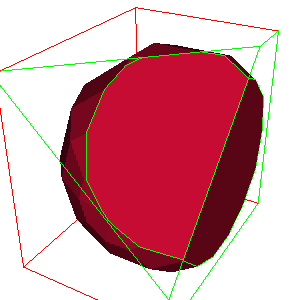

Reproduce this figure in Python.
#!/usr/bin/env python

# Clip a sphere with two planes using vtkClipClosedSurface, showing
# the clipped surface, outline, and the clipped bounding box outline.

# Factory overrides
import vtkmodules.vtkInteractionStyle  # noqa: F401
import vtkmodules.vtkRenderingOpenGL2  # noqa: F401

from vtkmodules.vtkCommonDataModel import (
    vtkPlane,
    vtkPlaneCollection,
)
from vtkmodules.vtkFiltersCore import vtkStripper
from vtkmodules.vtkFiltersGeneral import vtkClipClosedSurface
from vtkmodules.vtkFiltersModeling import vtkOutlineFilter
from vtkmodules.vtkFiltersSources import vtkSphereSource
from vtkmodules.vtkRenderingCore import (
    vtkActor,
    vtkDataSetMapper,
    vtkPolyDataMapper,
    vtkRenderWindow,
    vtkRenderWindowInteractor,
    vtkRenderer,
)

# Create a sphere and clip it
sphere = vtkSphereSource()
sphere.SetRadius(1)
sphere.SetPhiResolution(10)
sphere.SetThetaResolution(10)

plane_1 = vtkPlane()
plane_1.SetOrigin(0.3, 0.3, 0.3)
plane_1.SetNormal(-1, -1, -1)

plane_2 = vtkPlane()
plane_2.SetOrigin(0.5, 0, 0)
plane_2.SetNormal(-1, 0, 0)

planes = vtkPlaneCollection()
planes.AddItem(plane_1)
planes.AddItem(plane_2)

# Stripper increases coverage
stripper = vtkStripper()
stripper.SetInputConnection(sphere.GetOutputPort())

# Clip with filled faces
clipper = vtkClipClosedSurface()
clipper.SetInputConnection(stripper.GetOutputPort())
clipper.SetClippingPlanes(planes)

# Clip with outline only
clipper_outline = vtkClipClosedSurface()
clipper_outline.SetInputConnection(stripper.GetOutputPort())
clipper_outline.SetClippingPlanes(planes)
clipper_outline.GenerateFacesOff()
clipper_outline.GenerateOutlineOn()

sphere_mapper = vtkPolyDataMapper()
sphere_mapper.SetInputConnection(clipper.GetOutputPort())

clipper_outline_mapper = vtkPolyDataMapper()
clipper_outline_mapper.SetInputConnection(clipper_outline.GetOutputPort())

clip_actor = vtkActor()
clip_actor.SetMapper(sphere_mapper)
clip_actor.GetProperty().SetColor(0.8, 0.05, 0.2)

clip_outline_actor = vtkActor()
clip_outline_actor.SetMapper(clipper_outline_mapper)
clip_outline_actor.GetProperty().SetColor(0, 1, 0)
clip_outline_actor.SetPosition(0.001, 0.001, 0.001)

# Create an outline of the bounding box and clip it
outline = vtkOutlineFilter()
outline.SetInputConnection(sphere.GetOutputPort())
outline.GenerateFacesOn()

outline_clip = vtkClipClosedSurface()
outline_clip.SetClippingPlanes(planes)
outline_clip.SetInputConnection(outline.GetOutputPort())
outline_clip.GenerateFacesOff()
outline_clip.GenerateOutlineOn()
outline_clip.SetScalarModeToColors()
outline_clip.SetClipColor(0, 1, 0)

outline_mapper = vtkDataSetMapper()
outline_mapper.SetInputConnection(outline_clip.GetOutputPort())

outline_actor = vtkActor()
outline_actor.SetMapper(outline_mapper)
outline_actor.SetPosition(0.001, 0.001, 0.001)

# Renderer
renderer = vtkRenderer()
renderer.AddActor(clip_actor)
renderer.AddActor(clip_outline_actor)
renderer.AddActor(outline_actor)
renderer.SetBackground(1, 1, 1)

# Window
render_window = vtkRenderWindow()
render_window.SetMultiSamples(0)
render_window.AddRenderer(renderer)
render_window.SetSize(300, 300)
render_window.SetWindowName("clip outline")

# Interactor
interactor = vtkRenderWindowInteractor()
interactor.SetRenderWindow(render_window)

# Scene
renderer.ResetCamera()
renderer.GetActiveCamera().Azimuth(30)
renderer.GetActiveCamera().Elevation(30)
renderer.GetActiveCamera().Dolly(1.2)
renderer.ResetCameraClippingRange()

interactor.Initialize()
interactor.Start()
